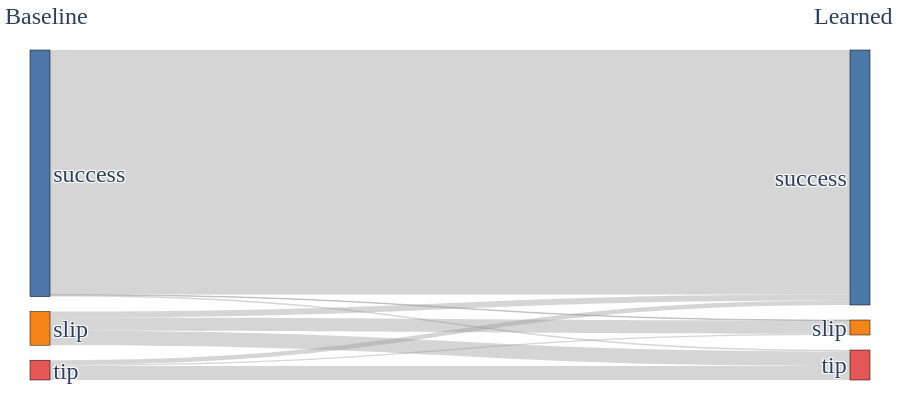

The code cell stored with this chart in its notebook:
### Code cell
import plotly.graph_objects as go

def create_sankey_diagram(transition_counts, outcome_labels, title="Baseline → Learned Outcome Transitions"):
    """
    Creates a Sankey diagram showing transitions from baseline outcomes to learned outcomes.

    Parameters:
    - transition_counts: DataFrame with columns ['baseline_outcome', 'learned_outcome', 'count']
    - outcome_labels: list of unique outcome labels (e.g. ['success', 'slipped', 'tipped'])
    - title: figure title string
    """

    # Map outcome labels to node indices
    label_to_index = {label: idx for idx, label in enumerate(outcome_labels)}
    
    # Sources (baseline nodes)
    source_indices = transition_counts['baseline_outcome'].map(label_to_index).tolist()
    # Targets (learned nodes), offset by number of baseline nodes to place on right
    target_indices = transition_counts['learned_outcome'].map(lambda x: label_to_index[x] + len(outcome_labels)).tolist()
    
    # Flow values (number of trials)
    values = transition_counts['count'].tolist()
    
    # All node labels: baseline + learned (duplicated for left and right columns)
    node_labels = outcome_labels + outcome_labels

    # Optional: define consistent colors for nodes
    node_colors = ['#4C78A8', '#F58518', '#E45756'] * 2  # repeat for baseline and learned
    
    # Build Sankey diagram
    sankey_fig = go.Figure(data=[go.Sankey(
        node=dict(
            pad=15,
            thickness=20,
            line=dict(color='black', width=0.5),
            label=node_labels,
            color=node_colors,
            hovertemplate='%{label}<extra></extra>'
        ),
        link=dict(
            source=source_indices,
            target=target_indices,
            value=values,
            color='rgba(150, 150, 150, 0.4)',  # semi-transparent grey links
            hovertemplate='Count: %{value}<extra></extra>'
        )
    )])

    # Update layout with professional formatting
    sankey_fig.update_layout(
        title_text=None,
        font=dict(size=24, family='Times New Roman, Times, serif'),
        height=400,
        margin=dict(l=30, r=30, t=50, b=20),  # add bottom margin for labels
        annotations=[
            dict(
                x=0.02,  # left group
                y=1.15,  # slightly below the plot (negative to go below axis)
                text="Baseline",
                showarrow=False,
                font=dict(size=24, family='Times New Roman, Times, serif'),
                xanchor='center',
                yanchor='top'  # align text above this y-position
            ),
            dict(
                x=0.98,  # right group
                y=1.15,
                text="Learned",
                showarrow=False,
                font=dict(size=24, family='Times New Roman, Times, serif'),
                xanchor='center',
                yanchor='top'
            )
        ]
    )

    return sankey_fig

# Usage example:
fig = create_sankey_diagram(transition_counts, ['success', 'slip', 'tip'])
fig.show()

### Figure 1 — Plotly figure (JSON) as saved in the notebook; plotly's stock layout.template omitted (floating-point values rounded to 4 significant figures)
{"data": [{"link": {"color": "rgba(150, 150, 150, 0.4)", "hovertemplate": "Count: %{value}<extra></extra>", "source": [1, 1, 1, 0, 0, 0, 2, 2, 2], "target": [4, 3, 5, 4, 3, 5, 4, 3, 5], "value": [44, 20, 48, 2, 815, 5, 4, 15, 47]}, "node": {"color": ["#4C78A8", "#F58518", "#E45756", "#4C78A8", "#F58518", "#E45756"], "hovertemplate": "%{label}<extra></extra>", "label": ["success", "slip", "tip", "success", "slip", "tip"], "line": {"color": "black", "width": 0.5}, "pad": 15, "thickness": 20}, "type": "sankey"}], "layout": {"annotations": [{"font": {"family": "Times New Roman, Times, serif", "size": 24}, "showarrow": false, "text": "Baseline", "x": 0.02, "xanchor": "center", "y": 1.15, "yanchor": "top"}, {"font": {"family": "Times New Roman, Times, serif", "size": 24}, "showarrow": false, "text": "Learned", "x": 0.98, "xanchor": "center", "y": 1.15, "yanchor": "top"}], "font": {"family": "Times New Roman, Times, serif", "size": 24}, "height": 400, "margin": {"b": 20, "l": 30, "r": 30, "t": 50}}}
